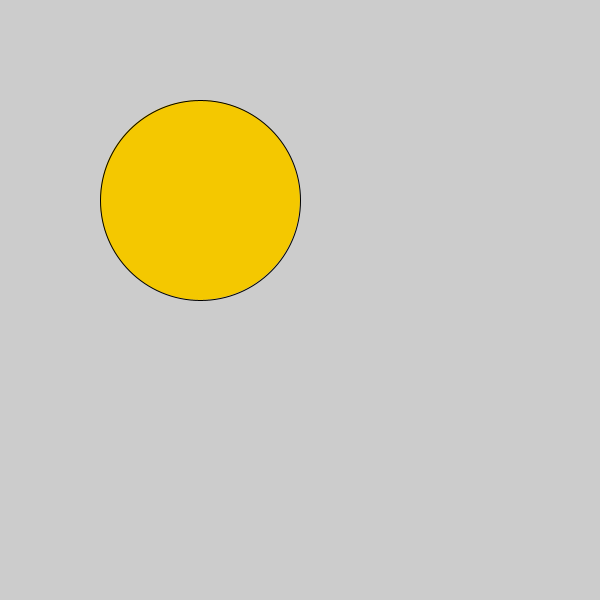
Frame 1 (no input)
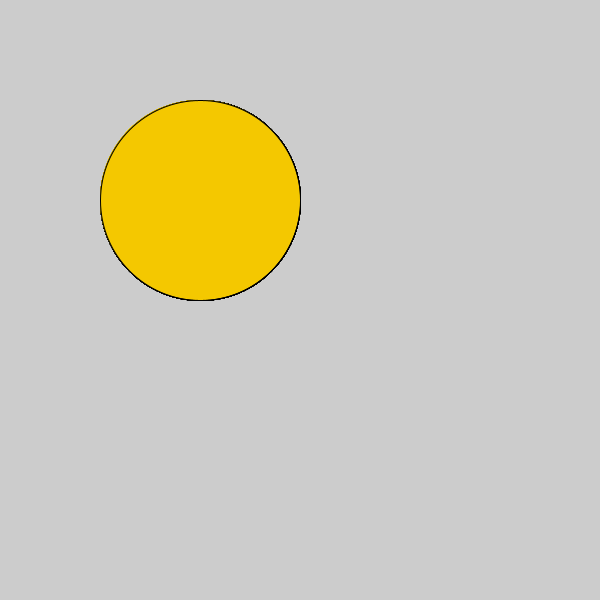
Frame 60 (the mouse pressed at the canvas centre just before this capture)
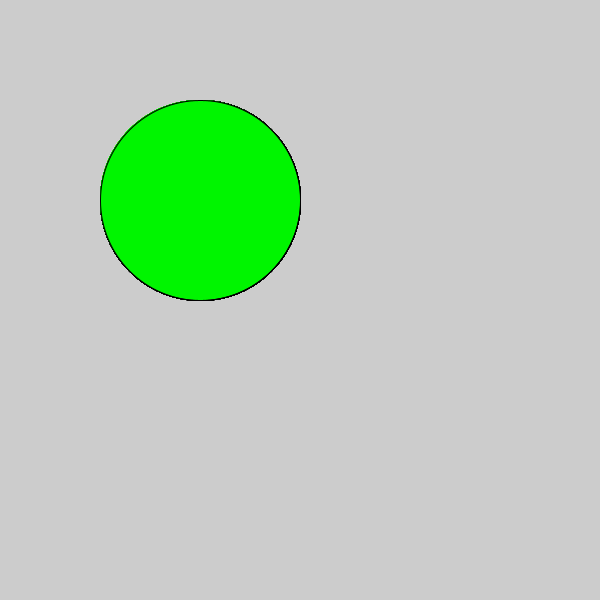
Frame 120 (the mouse held since frame 60 and released just before this capture)

The Processing sketch that drew these frames (run headless with seeded random() and noise(); from frame 60 on, the mouse is pressed at the canvas centre):

// Processing sketch: Logical_Dot
// ── Logical_Dot.pde


void setup() {
  size(600,600);
}

void draw() {
  if (mousePressed){
  fill(0,245,0);
}
  else{
    fill(244,200,0);
  }
  
  ellipse(200,200,200,200);
  }
